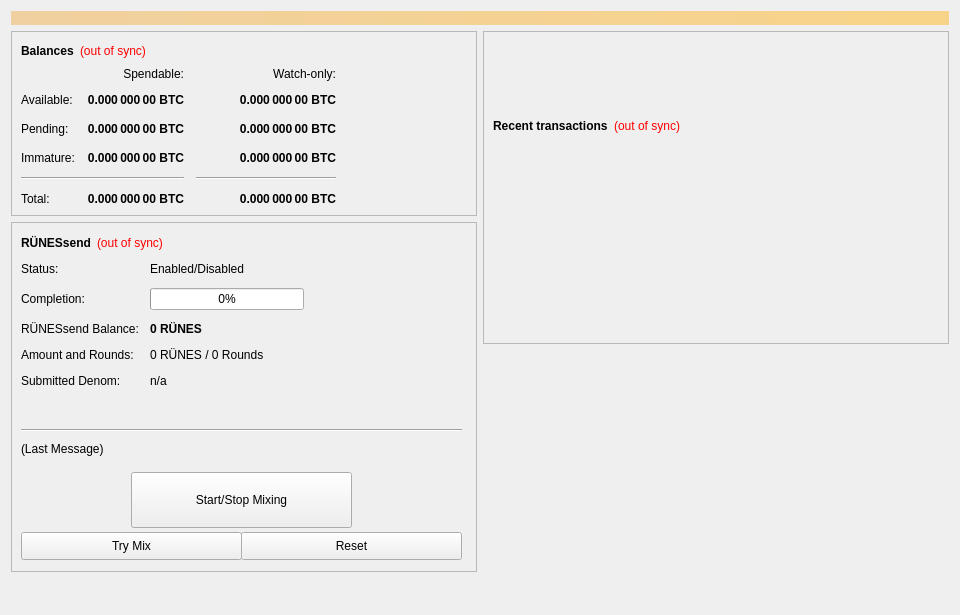
<?xml version="1.0" encoding="UTF-8"?>
<ui version="4.0">
 <class>SmartTokenConfig</class>
 <widget class="QWidget" name="SmartTokenConfig">
  <property name="geometry">
   <rect>
    <x>0</x>
    <y>0</y>
    <width>960</width>
    <height>615</height>
   </rect>
  </property>
  <property name="minimumSize">
   <size>
    <width>960</width>
    <height>0</height>
   </size>
  </property>
  <property name="windowTitle">
   <string>Form</string>
  </property>
  <layout class="QVBoxLayout" name="topLayout">
   <item>
    <widget class="QLabel" name="labelAlerts">
     <property name="visible">
      <bool>false</bool>
     </property>
     <property name="styleSheet">
      <string notr="true">background-color: qlineargradient(x1: 0, y1: 0, x2: 1, y2: 0, stop:0 #F0D0A0, stop:1 #F8D488); color:#000000;</string>
     </property>
     <property name="wordWrap">
      <bool>true</bool>
     </property>
     <property name="margin">
      <number>3</number>
     </property>
    </widget>
   </item>
   <item>
    <layout class="QHBoxLayout" name="horizontalLayout" stretch="1,1">
     <item>
      <layout class="QVBoxLayout" name="verticalLayout_2">
       <item>
        <widget class="QFrame" name="frame">
         <property name="frameShape">
          <enum>QFrame::StyledPanel</enum>
         </property>
         <property name="frameShadow">
          <enum>QFrame::Raised</enum>
         </property>
         <layout class="QVBoxLayout" name="verticalLayout_4">
          <item>
           <layout class="QHBoxLayout" name="horizontalLayout_4">
            <item>
             <widget class="QLabel" name="label_5">
              <property name="font">
               <font>
                <weight>75</weight>
                <bold>true</bold>
               </font>
              </property>
              <property name="text">
               <string>Balances</string>
              </property>
             </widget>
            </item>
            <item>
             <widget class="QLabel" name="labelWalletStatus">
              <property name="cursor">
               <cursorShape>WhatsThisCursor</cursorShape>
              </property>
              <property name="toolTip">
               <string>The displayed information may be out of date. Your wallet automatically synchronizes with the RÜNES network after a connection is established, but this process has not completed yet.</string>
              </property>
              <property name="styleSheet">
               <string notr="true">QLabel { color: red; }</string>
              </property>
              <property name="text">
               <string notr="true">(out of sync)</string>
              </property>
              <property name="alignment">
               <set>Qt::AlignLeading|Qt::AlignLeft|Qt::AlignVCenter</set>
              </property>
             </widget>
            </item>
            <item>
             <spacer name="horizontalSpacer_3">
              <property name="orientation">
               <enum>Qt::Horizontal</enum>
              </property>
              <property name="sizeHint" stdset="0">
               <size>
                <width>40</width>
                <height>20</height>
               </size>
              </property>
             </spacer>
            </item>
           </layout>
          </item>
          <item>
           <layout class="QGridLayout" name="gridLayout">
            <property name="spacing">
             <number>12</number>
            </property>
            <item row="2" column="2">
             <widget class="QLabel" name="labelWatchPending">
              <property name="font">
               <font>
                <weight>75</weight>
                <bold>true</bold>
               </font>
              </property>
              <property name="cursor">
               <cursorShape>IBeamCursor</cursorShape>
              </property>
              <property name="toolTip">
               <string>Unconfirmed transactions to watch-only addresses</string>
              </property>
              <property name="text">
               <string notr="true">0.000 000 00 BTC</string>
              </property>
              <property name="alignment">
               <set>Qt::AlignRight|Qt::AlignTrailing|Qt::AlignVCenter</set>
              </property>
              <property name="textInteractionFlags">
               <set>Qt::LinksAccessibleByMouse|Qt::TextSelectableByKeyboard|Qt::TextSelectableByMouse</set>
              </property>
             </widget>
            </item>
            <item row="2" column="1">
             <widget class="QLabel" name="labelUnconfirmed">
              <property name="font">
               <font>
                <weight>75</weight>
                <bold>true</bold>
               </font>
              </property>
              <property name="cursor">
               <cursorShape>IBeamCursor</cursorShape>
              </property>
              <property name="toolTip">
               <string>Total of transactions that have yet to be confirmed, and do not yet count toward the spendable balance</string>
              </property>
              <property name="text">
               <string notr="true">0.000 000 00 BTC</string>
              </property>
              <property name="alignment">
               <set>Qt::AlignRight|Qt::AlignTrailing|Qt::AlignVCenter</set>
              </property>
              <property name="textInteractionFlags">
               <set>Qt::LinksAccessibleByMouse|Qt::TextSelectableByKeyboard|Qt::TextSelectableByMouse</set>
              </property>
             </widget>
            </item>
            <item row="3" column="2">
             <widget class="QLabel" name="labelWatchImmature">
              <property name="font">
               <font>
                <weight>75</weight>
                <bold>true</bold>
               </font>
              </property>
              <property name="cursor">
               <cursorShape>IBeamCursor</cursorShape>
              </property>
              <property name="toolTip">
               <string>Staked or masternode rewards in watch-only addresses that has not yet matured</string>
              </property>
              <property name="text">
               <string notr="true">0.000 000 00 BTC</string>
              </property>
              <property name="alignment">
               <set>Qt::AlignRight|Qt::AlignTrailing|Qt::AlignVCenter</set>
              </property>
              <property name="textInteractionFlags">
               <set>Qt::LinksAccessibleByMouse|Qt::TextSelectableByKeyboard|Qt::TextSelectableByMouse</set>
              </property>
             </widget>
            </item>
            <item row="4" column="0" colspan="2">
             <widget class="Line" name="lineSpendableBalance">
              <property name="orientation">
               <enum>Qt::Horizontal</enum>
              </property>
             </widget>
            </item>
            <item row="4" column="2">
             <widget class="Line" name="lineWatchBalance">
              <property name="sizePolicy">
               <sizepolicy hsizetype="Preferred" vsizetype="Fixed">
                <horstretch>0</horstretch>
                <verstretch>0</verstretch>
               </sizepolicy>
              </property>
              <property name="minimumSize">
               <size>
                <width>140</width>
                <height>0</height>
               </size>
              </property>
              <property name="orientation">
               <enum>Qt::Horizontal</enum>
              </property>
             </widget>
            </item>
            <item row="5" column="0">
             <widget class="QLabel" name="labelTotalText">
              <property name="text">
               <string>Total:</string>
              </property>
             </widget>
            </item>
            <item row="3" column="1">
             <widget class="QLabel" name="labelImmature">
              <property name="font">
               <font>
                <weight>75</weight>
                <bold>true</bold>
               </font>
              </property>
              <property name="cursor">
               <cursorShape>IBeamCursor</cursorShape>
              </property>
              <property name="toolTip">
               <string>Staked or masternode rewards that has not yet matured</string>
              </property>
              <property name="text">
               <string notr="true">0.000 000 00 BTC</string>
              </property>
              <property name="alignment">
               <set>Qt::AlignRight|Qt::AlignTrailing|Qt::AlignVCenter</set>
              </property>
              <property name="textInteractionFlags">
               <set>Qt::LinksAccessibleByMouse|Qt::TextSelectableByKeyboard|Qt::TextSelectableByMouse</set>
              </property>
             </widget>
            </item>
            <item row="2" column="3">
             <spacer name="horizontalSpacer_2">
              <property name="orientation">
               <enum>Qt::Horizontal</enum>
              </property>
              <property name="sizeHint" stdset="0">
               <size>
                <width>40</width>
                <height>20</height>
               </size>
              </property>
             </spacer>
            </item>
            <item row="3" column="0">
             <widget class="QLabel" name="labelImmatureText">
              <property name="text">
               <string>Immature:</string>
              </property>
             </widget>
            </item>
            <item row="5" column="1">
             <widget class="QLabel" name="labelTotal">
              <property name="font">
               <font>
                <weight>75</weight>
                <bold>true</bold>
               </font>
              </property>
              <property name="cursor">
               <cursorShape>IBeamCursor</cursorShape>
              </property>
              <property name="toolTip">
               <string>Your current total balance</string>
              </property>
              <property name="text">
               <string notr="true">0.000 000 00 BTC</string>
              </property>
              <property name="alignment">
               <set>Qt::AlignRight|Qt::AlignTrailing|Qt::AlignVCenter</set>
              </property>
              <property name="textInteractionFlags">
               <set>Qt::LinksAccessibleByMouse|Qt::TextSelectableByKeyboard|Qt::TextSelectableByMouse</set>
              </property>
             </widget>
            </item>
            <item row="5" column="2">
             <widget class="QLabel" name="labelWatchTotal">
              <property name="font">
               <font>
                <weight>75</weight>
                <bold>true</bold>
               </font>
              </property>
              <property name="cursor">
               <cursorShape>IBeamCursor</cursorShape>
              </property>
              <property name="toolTip">
               <string>Current total balance in watch-only addresses</string>
              </property>
              <property name="text">
               <string notr="true">0.000 000 00 BTC</string>
              </property>
              <property name="alignment">
               <set>Qt::AlignRight|Qt::AlignTrailing|Qt::AlignVCenter</set>
              </property>
              <property name="textInteractionFlags">
               <set>Qt::LinksAccessibleByMouse|Qt::TextSelectableByKeyboard|Qt::TextSelectableByMouse</set>
              </property>
             </widget>
            </item>
            <item row="0" column="2">
             <widget class="QLabel" name="labelWatchonly">
              <property name="text">
               <string>Watch-only:</string>
              </property>
              <property name="alignment">
               <set>Qt::AlignRight|Qt::AlignTrailing|Qt::AlignVCenter</set>
              </property>
             </widget>
            </item>
            <item row="1" column="0">
             <widget class="QLabel" name="labelBalanceText">
              <property name="text">
               <string>Available:</string>
              </property>
             </widget>
            </item>
            <item row="1" column="1">
             <widget class="QLabel" name="labelBalance">
              <property name="font">
               <font>
                <weight>75</weight>
                <bold>true</bold>
               </font>
              </property>
              <property name="cursor">
               <cursorShape>IBeamCursor</cursorShape>
              </property>
              <property name="toolTip">
               <string>Your current spendable balance</string>
              </property>
              <property name="text">
               <string notr="true">0.000 000 00 BTC</string>
              </property>
              <property name="alignment">
               <set>Qt::AlignRight|Qt::AlignTrailing|Qt::AlignVCenter</set>
              </property>
              <property name="textInteractionFlags">
               <set>Qt::LinksAccessibleByMouse|Qt::TextSelectableByKeyboard|Qt::TextSelectableByMouse</set>
              </property>
             </widget>
            </item>
            <item row="1" column="2">
             <widget class="QLabel" name="labelWatchAvailable">
              <property name="font">
               <font>
                <weight>75</weight>
                <bold>true</bold>
               </font>
              </property>
              <property name="cursor">
               <cursorShape>IBeamCursor</cursorShape>
              </property>
              <property name="toolTip">
               <string>Your current balance in watch-only addresses</string>
              </property>
              <property name="text">
               <string notr="true">0.000 000 00 BTC</string>
              </property>
              <property name="alignment">
               <set>Qt::AlignRight|Qt::AlignTrailing|Qt::AlignVCenter</set>
              </property>
              <property name="textInteractionFlags">
               <set>Qt::LinksAccessibleByMouse|Qt::TextSelectableByKeyboard|Qt::TextSelectableByMouse</set>
              </property>
             </widget>
            </item>
            <item row="2" column="0">
             <widget class="QLabel" name="labelPendingText">
              <property name="text">
               <string>Pending:</string>
              </property>
             </widget>
            </item>
            <item row="0" column="1">
             <widget class="QLabel" name="labelSpendable">
              <property name="text">
               <string>Spendable:</string>
              </property>
              <property name="alignment">
               <set>Qt::AlignRight|Qt::AlignTrailing|Qt::AlignVCenter</set>
              </property>
             </widget>
            </item>
           </layout>
          </item>
         </layout>
        </widget>
       </item>
       <item>
        <widget class="QFrame" name="frameObfuscation">
         <property name="minimumSize">
          <size>
           <width>0</width>
           <height>350</height>
          </size>
         </property>
         <property name="layoutDirection">
          <enum>Qt::LeftToRight</enum>
         </property>
         <property name="frameShape">
          <enum>QFrame::StyledPanel</enum>
         </property>
         <property name="frameShadow">
          <enum>QFrame::Raised</enum>
         </property>
         <widget class="QWidget" name="formLayoutWidget">
          <property name="geometry">
           <rect>
            <x>10</x>
            <y>40</y>
            <width>451</width>
            <height>161</height>
           </rect>
          </property>
          <layout class="QFormLayout" name="formLayout">
           <property name="fieldGrowthPolicy">
            <enum>QFormLayout::AllNonFixedFieldsGrow</enum>
           </property>
           <property name="horizontalSpacing">
            <number>11</number>
           </property>
           <property name="verticalSpacing">
            <number>12</number>
           </property>
           <item row="0" column="0">
            <widget class="QLabel" name="label_6">
             <property name="text">
              <string>Status:</string>
             </property>
            </widget>
           </item>
           <item row="1" column="0">
            <widget class="QLabel" name="label_7">
             <property name="text">
              <string>Completion:</string>
             </property>
            </widget>
           </item>
           <item row="1" column="1">
            <widget class="QProgressBar" name="obfuscationProgress">
             <property name="maximumSize">
              <size>
               <width>154</width>
               <height>16777215</height>
              </size>
             </property>
             <property name="value">
              <number>0</number>
             </property>
            </widget>
           </item>
           <item row="2" column="0">
            <widget class="QLabel" name="labelAnonymizedText">
             <property name="text">
              <string>RÜNESsend Balance:</string>
             </property>
            </widget>
           </item>
           <item row="2" column="1">
            <widget class="QLabel" name="labelAnonymized">
             <property name="font">
              <font>
               <weight>75</weight>
               <bold>true</bold>
              </font>
             </property>
             <property name="text">
              <string notr="true">0 RÜNES</string>
             </property>
            </widget>
           </item>
           <item row="3" column="0">
            <widget class="QLabel" name="label_8">
             <property name="text">
              <string>Amount and Rounds:</string>
             </property>
            </widget>
           </item>
           <item row="3" column="1">
            <widget class="QLabel" name="labelAmountRounds">
             <property name="text">
              <string>0 RÜNES / 0 Rounds</string>
             </property>
            </widget>
           </item>
           <item row="4" column="0">
            <widget class="QLabel" name="label_9">
             <property name="text">
              <string>Submitted Denom:</string>
             </property>
            </widget>
           </item>
           <item row="4" column="1">
            <widget class="QLabel" name="labelSubmittedDenom">
             <property name="toolTip">
              <string>The denominations you submitted to the Masternode.&lt;br&gt;To mix, other users must submit the exact same denominations.</string>
             </property>
             <property name="text">
              <string>n/a</string>
             </property>
            </widget>
           </item>
           <item row="0" column="1">
            <widget class="QLabel" name="RÜNESsendEnabled">
             <property name="text">
              <string>Enabled/Disabled</string>
             </property>
            </widget>
           </item>
          </layout>
         </widget>
         <widget class="QPushButton" name="runAutoDenom">
          <property name="geometry">
           <rect>
            <x>251</x>
            <y>17</y>
            <width>1</width>
            <height>1</height>
           </rect>
          </property>
          <property name="palette">
           <palette>
            <active>
             <colorrole role="WindowText">
              <brush brushstyle="SolidPattern">
               <color alpha="255">
                <red>0</red>
                <green>0</green>
                <blue>0</blue>
               </color>
              </brush>
             </colorrole>
             <colorrole role="Button">
              <brush brushstyle="SolidPattern">
               <color alpha="255">
                <red>239</red>
                <green>238</green>
                <blue>238</blue>
               </color>
              </brush>
             </colorrole>
             <colorrole role="Light">
              <brush brushstyle="SolidPattern">
               <color alpha="255">
                <red>255</red>
                <green>255</green>
                <blue>255</blue>
               </color>
              </brush>
             </colorrole>
             <colorrole role="Midlight">
              <brush brushstyle="SolidPattern">
               <color alpha="255">
                <red>247</red>
                <green>246</green>
                <blue>246</blue>
               </color>
              </brush>
             </colorrole>
             <colorrole role="Dark">
              <brush brushstyle="SolidPattern">
               <color alpha="255">
                <red>119</red>
                <green>119</green>
                <blue>119</blue>
               </color>
              </brush>
             </colorrole>
             <colorrole role="Mid">
              <brush brushstyle="SolidPattern">
               <color alpha="255">
                <red>159</red>
                <green>159</green>
                <blue>159</blue>
               </color>
              </brush>
             </colorrole>
             <colorrole role="Text">
              <brush brushstyle="SolidPattern">
               <color alpha="255">
                <red>0</red>
                <green>0</green>
                <blue>0</blue>
               </color>
              </brush>
             </colorrole>
             <colorrole role="BrightText">
              <brush brushstyle="SolidPattern">
               <color alpha="255">
                <red>255</red>
                <green>255</green>
                <blue>255</blue>
               </color>
              </brush>
             </colorrole>
             <colorrole role="ButtonText">
              <brush brushstyle="SolidPattern">
               <color alpha="255">
                <red>0</red>
                <green>0</green>
                <blue>0</blue>
               </color>
              </brush>
             </colorrole>
             <colorrole role="Base">
              <brush brushstyle="SolidPattern">
               <color alpha="255">
                <red>255</red>
                <green>255</green>
                <blue>255</blue>
               </color>
              </brush>
             </colorrole>
             <colorrole role="Window">
              <brush brushstyle="SolidPattern">
               <color alpha="255">
                <red>239</red>
                <green>238</green>
                <blue>238</blue>
               </color>
              </brush>
             </colorrole>
             <colorrole role="Shadow">
              <brush brushstyle="SolidPattern">
               <color alpha="255">
                <red>0</red>
                <green>0</green>
                <blue>0</blue>
               </color>
              </brush>
             </colorrole>
             <colorrole role="AlternateBase">
              <brush brushstyle="SolidPattern">
               <color alpha="255">
                <red>247</red>
                <green>246</green>
                <blue>246</blue>
               </color>
              </brush>
             </colorrole>
             <colorrole role="ToolTipBase">
              <brush brushstyle="SolidPattern">
               <color alpha="255">
                <red>255</red>
                <green>255</green>
                <blue>220</blue>
               </color>
              </brush>
             </colorrole>
             <colorrole role="ToolTipText">
              <brush brushstyle="SolidPattern">
               <color alpha="255">
                <red>0</red>
                <green>0</green>
                <blue>0</blue>
               </color>
              </brush>
             </colorrole>
            </active>
            <inactive>
             <colorrole role="WindowText">
              <brush brushstyle="SolidPattern">
               <color alpha="255">
                <red>0</red>
                <green>0</green>
                <blue>0</blue>
               </color>
              </brush>
             </colorrole>
             <colorrole role="Button">
              <brush brushstyle="SolidPattern">
               <color alpha="255">
                <red>239</red>
                <green>238</green>
                <blue>238</blue>
               </color>
              </brush>
             </colorrole>
             <colorrole role="Light">
              <brush brushstyle="SolidPattern">
               <color alpha="255">
                <red>255</red>
                <green>255</green>
                <blue>255</blue>
               </color>
              </brush>
             </colorrole>
             <colorrole role="Midlight">
              <brush brushstyle="SolidPattern">
               <color alpha="255">
                <red>247</red>
                <green>246</green>
                <blue>246</blue>
               </color>
              </brush>
             </colorrole>
             <colorrole role="Dark">
              <brush brushstyle="SolidPattern">
               <color alpha="255">
                <red>119</red>
                <green>119</green>
                <blue>119</blue>
               </color>
              </brush>
             </colorrole>
             <colorrole role="Mid">
              <brush brushstyle="SolidPattern">
               <color alpha="255">
                <red>159</red>
                <green>159</green>
                <blue>159</blue>
               </color>
              </brush>
             </colorrole>
             <colorrole role="Text">
              <brush brushstyle="SolidPattern">
               <color alpha="255">
                <red>0</red>
                <green>0</green>
                <blue>0</blue>
               </color>
              </brush>
             </colorrole>
             <colorrole role="BrightText">
              <brush brushstyle="SolidPattern">
               <color alpha="255">
                <red>255</red>
                <green>255</green>
                <blue>255</blue>
               </color>
              </brush>
             </colorrole>
             <colorrole role="ButtonText">
              <brush brushstyle="SolidPattern">
               <color alpha="255">
                <red>0</red>
                <green>0</green>
                <blue>0</blue>
               </color>
              </brush>
             </colorrole>
             <colorrole role="Base">
              <brush brushstyle="SolidPattern">
               <color alpha="255">
                <red>255</red>
                <green>255</green>
                <blue>255</blue>
               </color>
              </brush>
             </colorrole>
             <colorrole role="Window">
              <brush brushstyle="SolidPattern">
               <color alpha="255">
                <red>239</red>
                <green>238</green>
                <blue>238</blue>
               </color>
              </brush>
             </colorrole>
             <colorrole role="Shadow">
              <brush brushstyle="SolidPattern">
               <color alpha="255">
                <red>0</red>
                <green>0</green>
                <blue>0</blue>
               </color>
              </brush>
             </colorrole>
             <colorrole role="AlternateBase">
              <brush brushstyle="SolidPattern">
               <color alpha="255">
                <red>247</red>
                <green>246</green>
                <blue>246</blue>
               </color>
              </brush>
             </colorrole>
             <colorrole role="ToolTipBase">
              <brush brushstyle="SolidPattern">
               <color alpha="255">
                <red>255</red>
                <green>255</green>
                <blue>220</blue>
               </color>
              </brush>
             </colorrole>
             <colorrole role="ToolTipText">
              <brush brushstyle="SolidPattern">
               <color alpha="255">
                <red>0</red>
                <green>0</green>
                <blue>0</blue>
               </color>
              </brush>
             </colorrole>
            </inactive>
            <disabled>
             <colorrole role="WindowText">
              <brush brushstyle="SolidPattern">
               <color alpha="255">
                <red>119</red>
                <green>119</green>
                <blue>119</blue>
               </color>
              </brush>
             </colorrole>
             <colorrole role="Button">
              <brush brushstyle="SolidPattern">
               <color alpha="255">
                <red>239</red>
                <green>238</green>
                <blue>238</blue>
               </color>
              </brush>
             </colorrole>
             <colorrole role="Light">
              <brush brushstyle="SolidPattern">
               <color alpha="255">
                <red>255</red>
                <green>255</green>
                <blue>255</blue>
               </color>
              </brush>
             </colorrole>
             <colorrole role="Midlight">
              <brush brushstyle="SolidPattern">
               <color alpha="255">
                <red>247</red>
                <green>246</green>
                <blue>246</blue>
               </color>
              </brush>
             </colorrole>
             <colorrole role="Dark">
              <brush brushstyle="SolidPattern">
               <color alpha="255">
                <red>119</red>
                <green>119</green>
                <blue>119</blue>
               </color>
              </brush>
             </colorrole>
             <colorrole role="Mid">
              <brush brushstyle="SolidPattern">
               <color alpha="255">
                <red>159</red>
                <green>159</green>
                <blue>159</blue>
               </color>
              </brush>
             </colorrole>
             <colorrole role="Text">
              <brush brushstyle="SolidPattern">
               <color alpha="255">
                <red>119</red>
                <green>119</green>
                <blue>119</blue>
               </color>
              </brush>
             </colorrole>
             <colorrole role="BrightText">
              <brush brushstyle="SolidPattern">
               <color alpha="255">
                <red>255</red>
                <green>255</green>
                <blue>255</blue>
               </color>
              </brush>
             </colorrole>
             <colorrole role="ButtonText">
              <brush brushstyle="SolidPattern">
               <color alpha="255">
                <red>119</red>
                <green>119</green>
                <blue>119</blue>
               </color>
              </brush>
             </colorrole>
             <colorrole role="Base">
              <brush brushstyle="SolidPattern">
               <color alpha="255">
                <red>239</red>
                <green>238</green>
                <blue>238</blue>
               </color>
              </brush>
             </colorrole>
             <colorrole role="Window">
              <brush brushstyle="SolidPattern">
               <color alpha="255">
                <red>239</red>
                <green>238</green>
                <blue>238</blue>
               </color>
              </brush>
             </colorrole>
             <colorrole role="Shadow">
              <brush brushstyle="SolidPattern">
               <color alpha="255">
                <red>0</red>
                <green>0</green>
                <blue>0</blue>
               </color>
              </brush>
             </colorrole>
             <colorrole role="AlternateBase">
              <brush brushstyle="SolidPattern">
               <color alpha="255">
                <red>239</red>
                <green>238</green>
                <blue>238</blue>
               </color>
              </brush>
             </colorrole>
             <colorrole role="ToolTipBase">
              <brush brushstyle="SolidPattern">
               <color alpha="255">
                <red>255</red>
                <green>255</green>
                <blue>220</blue>
               </color>
              </brush>
             </colorrole>
             <colorrole role="ToolTipText">
              <brush brushstyle="SolidPattern">
               <color alpha="255">
                <red>0</red>
                <green>0</green>
                <blue>0</blue>
               </color>
              </brush>
             </colorrole>
            </disabled>
           </palette>
          </property>
          <property name="focusPolicy">
           <enum>Qt::NoFocus</enum>
          </property>
          <property name="autoFillBackground">
           <bool>true</bool>
          </property>
          <property name="text">
           <string/>
          </property>
          <property name="flat">
           <bool>true</bool>
          </property>
         </widget>
         <widget class="QPushButton" name="toggleObfuscation">
          <property name="geometry">
           <rect>
            <x>120</x>
            <y>250</y>
            <width>221</width>
            <height>56</height>
           </rect>
          </property>
          <property name="sizePolicy">
           <sizepolicy hsizetype="MinimumExpanding" vsizetype="Fixed">
            <horstretch>0</horstretch>
            <verstretch>0</verstretch>
           </sizepolicy>
          </property>
          <property name="text">
           <string>Start/Stop Mixing</string>
          </property>
         </widget>
         <widget class="Line" name="lineLastMessage">
          <property name="geometry">
           <rect>
            <x>10</x>
            <y>200</y>
            <width>441</width>
            <height>16</height>
           </rect>
          </property>
          <property name="orientation">
           <enum>Qt::Horizontal</enum>
          </property>
         </widget>
         <widget class="QLabel" name="RÜNESsendStatus">
          <property name="geometry">
           <rect>
            <x>10</x>
            <y>220</y>
            <width>451</width>
            <height>61</height>
           </rect>
          </property>
          <property name="minimumSize">
           <size>
            <width>288</width>
            <height>43</height>
           </size>
          </property>
          <property name="text">
           <string>(Last Message)</string>
          </property>
          <property name="alignment">
           <set>Qt::AlignLeading|Qt::AlignLeft|Qt::AlignTop</set>
          </property>
          <property name="wordWrap">
           <bool>true</bool>
          </property>
         </widget>
         <widget class="QPushButton" name="obfuscationAuto">
          <property name="geometry">
           <rect>
            <x>10</x>
            <y>310</y>
            <width>221</width>
            <height>28</height>
           </rect>
          </property>
          <property name="sizePolicy">
           <sizepolicy hsizetype="MinimumExpanding" vsizetype="Fixed">
            <horstretch>0</horstretch>
            <verstretch>0</verstretch>
           </sizepolicy>
          </property>
          <property name="toolTip">
           <string>Try to manually submit a RÜNESsend request.</string>
          </property>
          <property name="text">
           <string>Try Mix</string>
          </property>
         </widget>
         <widget class="QPushButton" name="obfuscationReset">
          <property name="geometry">
           <rect>
            <x>230</x>
            <y>310</y>
            <width>221</width>
            <height>28</height>
           </rect>
          </property>
          <property name="sizePolicy">
           <sizepolicy hsizetype="MinimumExpanding" vsizetype="Fixed">
            <horstretch>0</horstretch>
            <verstretch>0</verstretch>
           </sizepolicy>
          </property>
          <property name="toolTip">
           <string>Reset the current status of RÜNESsend (can interrupt RÜNESsend if it's in the process of Mixing, which can cost you money!)</string>
          </property>
          <property name="autoFillBackground">
           <bool>false</bool>
          </property>
          <property name="text">
           <string>Reset</string>
          </property>
         </widget>
         <widget class="QWidget" name="layoutWidget">
          <property name="geometry">
           <rect>
            <x>10</x>
            <y>10</y>
            <width>431</width>
            <height>22</height>
           </rect>
          </property>
          <layout class="QHBoxLayout" name="horizontalLayout_5">
           <item>
            <widget class="QLabel" name="label_2">
             <property name="font">
              <font>
               <weight>75</weight>
               <bold>true</bold>
              </font>
             </property>
             <property name="text">
              <string>RÜNESsend</string>
             </property>
            </widget>
           </item>
           <item>
            <widget class="QLabel" name="labelObfuscationSyncStatus">
             <property name="toolTip">
              <string>The displayed information may be out of date. Your wallet automatically synchronizes with the RÜNES network after a connection is established, but this process has not completed yet.</string>
             </property>
             <property name="styleSheet">
              <string notr="true">QLabel { color: red; }</string>
             </property>
             <property name="text">
              <string notr="true">(out of sync)</string>
             </property>
             <property name="alignment">
              <set>Qt::AlignLeading|Qt::AlignLeft|Qt::AlignVCenter</set>
             </property>
            </widget>
           </item>
           <item>
            <spacer name="horizontalSpacer_4">
             <property name="orientation">
              <enum>Qt::Horizontal</enum>
             </property>
             <property name="sizeHint" stdset="0">
              <size>
               <width>40</width>
               <height>20</height>
              </size>
             </property>
            </spacer>
           </item>
          </layout>
         </widget>
        </widget>
       </item>
       <item>
        <spacer name="verticalSpacer">
         <property name="orientation">
          <enum>Qt::Vertical</enum>
         </property>
         <property name="sizeHint" stdset="0">
          <size>
           <width>20</width>
           <height>40</height>
          </size>
         </property>
        </spacer>
       </item>
      </layout>
     </item>
     <item>
      <layout class="QVBoxLayout" name="verticalLayout_3">
       <item>
        <widget class="QFrame" name="frame_2">
         <property name="frameShape">
          <enum>QFrame::StyledPanel</enum>
         </property>
         <property name="frameShadow">
          <enum>QFrame::Raised</enum>
         </property>
         <layout class="QVBoxLayout" name="verticalLayout">
          <item>
           <spacer name="verticalSpacer_3">
            <property name="orientation">
             <enum>Qt::Vertical</enum>
            </property>
            <property name="sizeType">
             <enum>QSizePolicy::Fixed</enum>
            </property>
            <property name="sizeHint" stdset="0">
             <size>
              <width>20</width>
              <height>75</height>
             </size>
            </property>
           </spacer>
          </item>
          <item>
           <layout class="QHBoxLayout" name="horizontalLayout_2">
            <item>
             <widget class="QLabel" name="label_4">
              <property name="font">
               <font>
                <weight>75</weight>
                <bold>true</bold>
               </font>
              </property>
              <property name="text">
               <string>Recent transactions</string>
              </property>
             </widget>
            </item>
            <item>
             <widget class="QLabel" name="labelTransactionsStatus">
              <property name="cursor">
               <cursorShape>WhatsThisCursor</cursorShape>
              </property>
              <property name="toolTip">
               <string>The displayed information may be out of date. Your wallet automatically synchronizes with the RÜNES network after a connection is established, but this process has not completed yet.</string>
              </property>
              <property name="styleSheet">
               <string notr="true">QLabel { color: red; }</string>
              </property>
              <property name="text">
               <string notr="true">(out of sync)</string>
              </property>
              <property name="alignment">
               <set>Qt::AlignRight|Qt::AlignTrailing|Qt::AlignVCenter</set>
              </property>
             </widget>
            </item>
            <item>
             <spacer name="horizontalSpacer">
              <property name="orientation">
               <enum>Qt::Horizontal</enum>
              </property>
              <property name="sizeHint" stdset="0">
               <size>
                <width>40</width>
                <height>20</height>
               </size>
              </property>
             </spacer>
            </item>
           </layout>
          </item>
          <item>
           <widget class="QListView" name="listTransactions">
            <property name="styleSheet">
             <string notr="true">QListView { background: transparent; }</string>
            </property>
            <property name="frameShape">
             <enum>QFrame::NoFrame</enum>
            </property>
            <property name="verticalScrollBarPolicy">
             <enum>Qt::ScrollBarAlwaysOff</enum>
            </property>
            <property name="horizontalScrollBarPolicy">
             <enum>Qt::ScrollBarAlwaysOff</enum>
            </property>
            <property name="selectionMode">
             <enum>QAbstractItemView::NoSelection</enum>
            </property>
           </widget>
          </item>
         </layout>
        </widget>
       </item>
       <item>
        <spacer name="verticalSpacer_2">
         <property name="orientation">
          <enum>Qt::Vertical</enum>
         </property>
         <property name="sizeType">
          <enum>QSizePolicy::Expanding</enum>
         </property>
         <property name="sizeHint" stdset="0">
          <size>
           <width>20</width>
           <height>40</height>
          </size>
         </property>
        </spacer>
       </item>
      </layout>
     </item>
    </layout>
   </item>
  </layout>
 </widget>
 <resources/>
 <connections/>
</ui>
